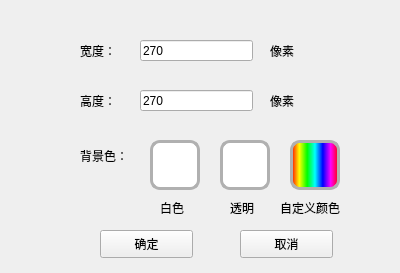
<?xml version="1.0" encoding="UTF-8"?>
<ui version="4.0">
 <class>Form</class>
 <widget class="QWidget" name="Form">
  <property name="geometry">
   <rect>
    <x>0</x>
    <y>0</y>
    <width>400</width>
    <height>273</height>
   </rect>
  </property>
  <property name="windowTitle">
   <string>新建背景</string>
  </property>
  <widget class="QLabel" name="label">
   <property name="geometry">
    <rect>
     <x>80</x>
     <y>40</y>
     <width>51</width>
     <height>21</height>
    </rect>
   </property>
   <property name="text">
    <string>宽度：</string>
   </property>
  </widget>
  <widget class="QLabel" name="label_2">
   <property name="geometry">
    <rect>
     <x>80</x>
     <y>90</y>
     <width>51</width>
     <height>21</height>
    </rect>
   </property>
   <property name="text">
    <string>高度：</string>
   </property>
  </widget>
  <widget class="QLineEdit" name="width_ledit">
   <property name="geometry">
    <rect>
     <x>140</x>
     <y>40</y>
     <width>113</width>
     <height>21</height>
    </rect>
   </property>
   <property name="text">
    <string>270</string>
   </property>
  </widget>
  <widget class="QLineEdit" name="height_ledit">
   <property name="geometry">
    <rect>
     <x>140</x>
     <y>90</y>
     <width>113</width>
     <height>21</height>
    </rect>
   </property>
   <property name="text">
    <string>270</string>
   </property>
  </widget>
  <widget class="QLabel" name="label_3">
   <property name="geometry">
    <rect>
     <x>270</x>
     <y>40</y>
     <width>72</width>
     <height>21</height>
    </rect>
   </property>
   <property name="text">
    <string>像素</string>
   </property>
  </widget>
  <widget class="QLabel" name="label_4">
   <property name="geometry">
    <rect>
     <x>270</x>
     <y>90</y>
     <width>72</width>
     <height>21</height>
    </rect>
   </property>
   <property name="text">
    <string>像素</string>
   </property>
  </widget>
  <widget class="QLabel" name="label_5">
   <property name="geometry">
    <rect>
     <x>80</x>
     <y>140</y>
     <width>61</width>
     <height>31</height>
    </rect>
   </property>
   <property name="text">
    <string>背景色：</string>
   </property>
  </widget>
  <widget class="QLabel" name="select_white_label">
   <property name="geometry">
    <rect>
     <x>150</x>
     <y>140</y>
     <width>50</width>
     <height>50</height>
    </rect>
   </property>
   <property name="styleSheet">
    <string notr="true">background-color: rgb(255, 255, 255);
border-width:3px;
border-style:solid;
border-color: rgb(176, 176, 176);
border-radius:10px;
border-top-left-radius:10px;
border-top-right-radius:10px;
border-bottom-left-radius:10px;
border-bottom-right-radius:10px;</string>
   </property>
   <property name="text">
    <string/>
   </property>
  </widget>
  <widget class="QLabel" name="label_7">
   <property name="geometry">
    <rect>
     <x>200</x>
     <y>150</y>
     <width>50</width>
     <height>50</height>
    </rect>
   </property>
   <property name="text">
    <string/>
   </property>
  </widget>
  <widget class="QLabel" name="select_transparen_label">
   <property name="geometry">
    <rect>
     <x>220</x>
     <y>140</y>
     <width>50</width>
     <height>50</height>
    </rect>
   </property>
   <property name="styleSheet">
    <string notr="true">background-color: rgb(255, 255, 255);
image: url(:/pic/images/transparent-bg.png);
border-width:3px;
border-style:solid;
border-color: rgb(176, 176, 176);
border-radius:10px;
border-top-left-radius:10px;
border-top-right-radius:10px;
border-bottom-left-radius:10px;
border-bottom-right-radius:10px;</string>
   </property>
   <property name="text">
    <string/>
   </property>
  </widget>
  <widget class="QLabel" name="define_color_label">
   <property name="geometry">
    <rect>
     <x>290</x>
     <y>140</y>
     <width>50</width>
     <height>50</height>
    </rect>
   </property>
   <property name="styleSheet">
    <string notr="true">background-color: rgb(255, 255, 255);
background-color: qlineargradient(spread:pad, x1:0, y1:0, x2:1, y2:0, stop:0 rgba(255, 0, 0, 255), stop:0.166 rgba(255, 255, 0, 255), stop:0.333 rgba(0, 255, 0, 255), stop:0.5 rgba(0, 255, 255, 255), stop:0.666 rgba(0, 0, 255, 255), stop:0.833 rgba(255, 0, 255, 255), stop:1 rgba(255, 0, 0, 255));
border-width:3px;
border-style:solid;
border-color: rgb(176, 176, 176);
border-radius:10px;
border-top-left-radius:10px;
border-top-right-radius:10px;
border-bottom-left-radius:10px;
border-bottom-right-radius:10px;</string>
   </property>
   <property name="text">
    <string/>
   </property>
  </widget>
  <widget class="QLabel" name="label_10">
   <property name="geometry">
    <rect>
     <x>160</x>
     <y>200</y>
     <width>31</width>
     <height>16</height>
    </rect>
   </property>
   <property name="text">
    <string>白色</string>
   </property>
  </widget>
  <widget class="QLabel" name="label_11">
   <property name="geometry">
    <rect>
     <x>230</x>
     <y>200</y>
     <width>31</width>
     <height>16</height>
    </rect>
   </property>
   <property name="text">
    <string>透明</string>
   </property>
  </widget>
  <widget class="QLabel" name="label_12">
   <property name="geometry">
    <rect>
     <x>280</x>
     <y>200</y>
     <width>81</width>
     <height>16</height>
    </rect>
   </property>
   <property name="text">
    <string>自定义颜色</string>
   </property>
  </widget>
  <widget class="QPushButton" name="ensure_bg_button">
   <property name="geometry">
    <rect>
     <x>100</x>
     <y>230</y>
     <width>93</width>
     <height>28</height>
    </rect>
   </property>
   <property name="text">
    <string>确定</string>
   </property>
  </widget>
  <widget class="QPushButton" name="cancel_bg_button">
   <property name="geometry">
    <rect>
     <x>240</x>
     <y>230</y>
     <width>93</width>
     <height>28</height>
    </rect>
   </property>
   <property name="text">
    <string>取消</string>
   </property>
  </widget>
 </widget>
 <resources>
  <include location="resources.qrc"/>
 </resources>
 <connections/>
</ui>
